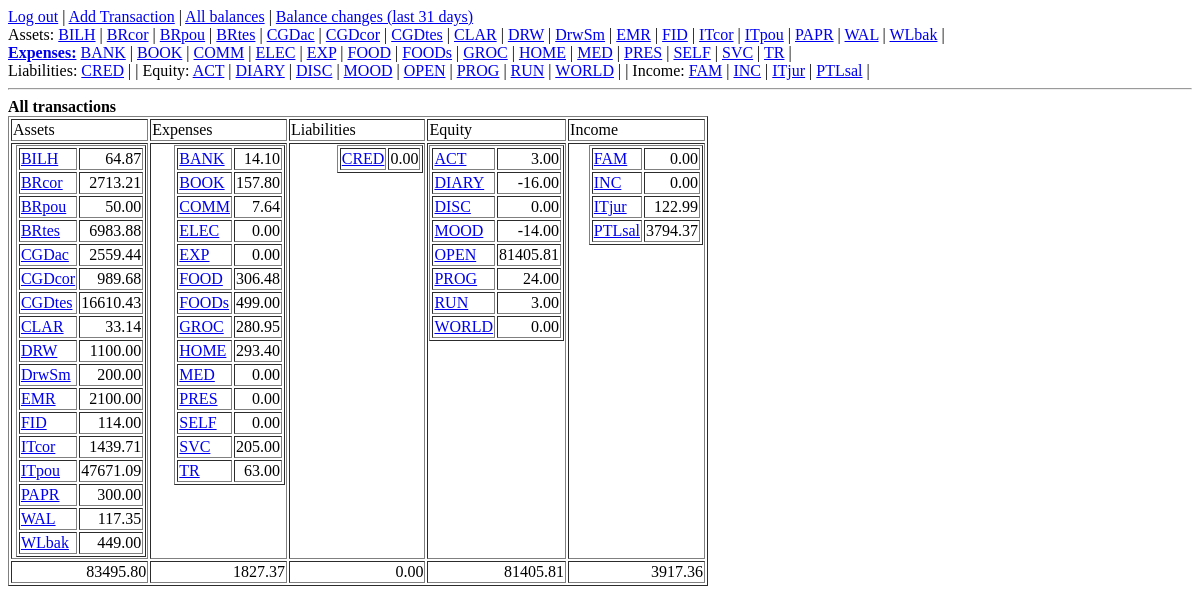
Before: /alesheets/balances/ (signed in) with the older database file.
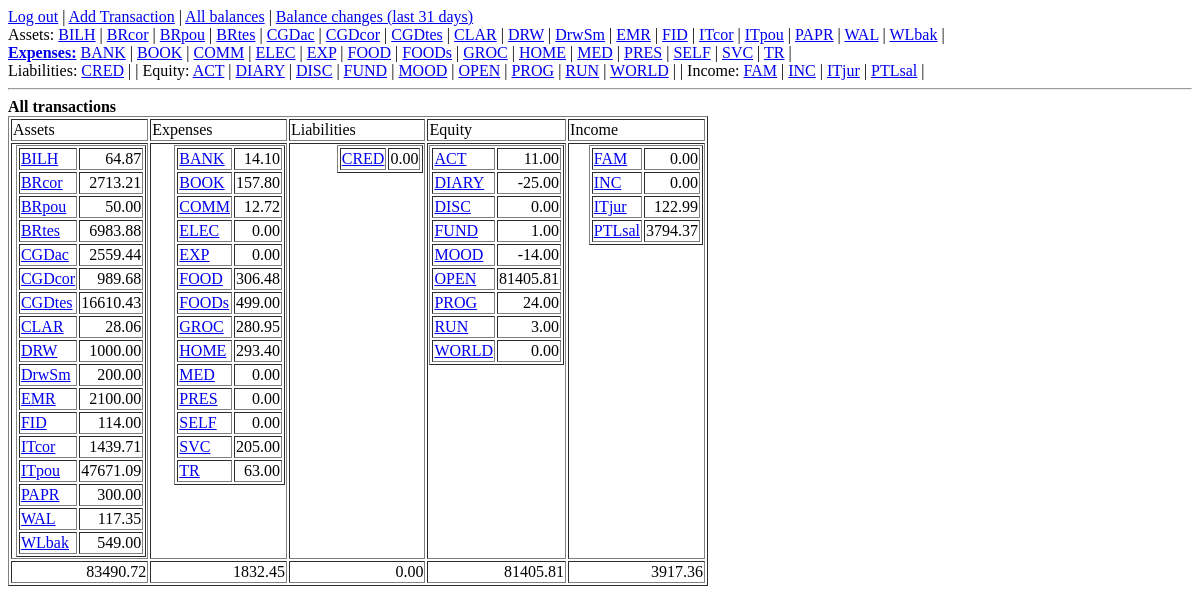
After: the same page with the newer database file.
### alesheets/models.py (models this page shows)
class Account(models.Model):
    owner = models.ForeignKey(Owner)
    name = models.CharField(max_length=80)
    short_name = models.CharField(max_length=20)
    type = models.ForeignKey(AccountType)
    def __unicode__(self):
        return self.short_name
    def __str__(self):
        return self.__unicode__()

### alesheets/views.py (the view)
@login_required
def show_balances(request):
    asset_accounts = Account.objects.filter(type__name="Asset").order_by('short_name')
    expense_accounts = Account.objects.filter(type__name="Expense").order_by('short_name')
    liability_accounts = Account.objects.filter(type__name="Liability").order_by('short_name')
    equity_accounts = Account.objects.filter(type__name="Equity").order_by('short_name')
    income_accounts = Account.objects.filter(type__name="Income").order_by('short_name')
    account_types = [asset_accounts, expense_accounts, liability_accounts,
                     equity_accounts, income_accounts]
    type_balances = []
    type_totals = []
    for type in account_types:
        type_balances.append(map(get_balance_html, type))
        type_totals.append("%.2f" % sum(map(get_balance_value, type)))
    return render(request, 'alesheets/showbalances.html',
                  {'type_balances': type_balances,
                   'type_totals': type_totals,
                   'asset_accounts': asset_accounts,
                   'expense_accounts': expense_accounts,
                   'liability_accounts': liability_accounts,
                   'equity_accounts': equity_accounts,
                   'income_accounts': income_accounts,
                   'report_type': "All transactions", })

### alesheets/views.py (called while the page is built)
def get_balance_html(account):
    balance = 0
    debit_transactions = Transaction.objects.filter(debit=account)
    credit_transactions = Transaction.objects.filter(credit=account)
    raw_transactions = sorted(chain(debit_transactions,
                                    credit_transactions),
                              key=lambda tr: tr.date)
    for transaction in raw_transactions:
        sign = account.type.sign_modifier
        if str(transaction.credit) == str(account.short_name):
            sign *= -1
        balance += sign * transaction.value
    return '<tr><td><a href="/alesheets/account/%s/">%s</a></td><td align="right">%.2f</td></tr>' % (account.short_name, account.short_name, balance)

def get_balance_value(account):
    balance = 0
    debit_transactions = Transaction.objects.filter(debit=account)
    credit_transactions = Transaction.objects.filter(credit=account)
    raw_transactions = sorted(chain(debit_transactions,
                                    credit_transactions),
                              key=lambda tr: tr.date)
    for transaction in raw_transactions:
        sign = account.type.sign_modifier
        if str(transaction.credit) == str(account.short_name):
            sign *= -1
        balance += sign * transaction.value
    return balance

### alesheets/templates/alesheets/showbalances.html (shortened to what this page needs)
<html>
  <head>
  </head>
  <body>
    {% include "alesheets/allaccts.html" %}
    <b>
      {{ report_type}}
    </b>
    <table width="700" border="1">
      <thead>
        <td width="20%">Assets</td>
        <td width="20%">Expenses</td>
        <td width="20%">Liabilities</td>
        <td width="20%">Equity</td>
        <td width="20%">Income</td>
      </thead>
      <tbody>
        <tr>
          {% for type in type_balances %}
          <td valign="top" align="right">
            <table border="1">
              {% autoescape off %}
              {% for balance in type %}
              {{ balance }}
              {% endfor %}
              {% endautoescape %}
            </table>
          </td>
          {% endfor %}
        </tr>
        <tr>
          {% for type in type_totals %}
          <td align="right">{{ type }}</td>
          {% endfor %}
        </tr>
      </tbody>
    </table>
  </body>
</html>

### alesheets/templates/alesheets/allaccts.html
<a href="/alesheets/logout/">Log out</a> |
<a href="/admin/alesheets/transaction/add/" target="alesheets_admin">Add Transaction</a> |
<a href="/alesheets/balances">All balances</a> |
<a href="/alesheets/balchanges">Balance changes (last 31 days)</a><br>
Assets:
{% for account in asset_accounts %}
<a href="/alesheets/account/{{ account.short_name }}/">{{account.short_name }}</a> |
{% endfor %}
<br>
<a href="/alesheets/category/Expense/31/"><b>Expenses:</b></a>
{% for account in expense_accounts %}
<a href="/alesheets/account/{{ account.short_name }}/">{{account.short_name }}</a> |
{% endfor %}
<br>
Liabilities:
{% for account in liability_accounts %}
<a href="/alesheets/account/{{ account.short_name }}/">{{account.short_name }}</a> |
{% endfor %}
| Equity:
{% for account in equity_accounts %}
<a href="/alesheets/account/{{ account.short_name }}/">{{account.short_name }}</a> |
{% endfor %}
| Income:
{% for account in income_accounts %}
<a href="/alesheets/account/{{ account.short_name }}/">{{account.short_name }}</a> |
{% endfor %}
<hr>

Changed rows visible on the page:
added Account: short_name "FUND"
Other visible differences:
list line gone: "CLAR 33.14 DRW 1100.00 WLbak 449.00"
new list line: "CLAR 28.06 DRW 1000.00 WLbak 549.00"
list line gone: "COMM 7.64"
new list line: "COMM 12.72"
list line gone: "ACT 3.00 DIARY -16.00"
new list line: "ACT 11.00 DIARY -25.00 FUND 1.00"
new list line: "83490.72"
new list line: "1832.45"
list line gone: "83495.80"
list line gone: "1827.37"
